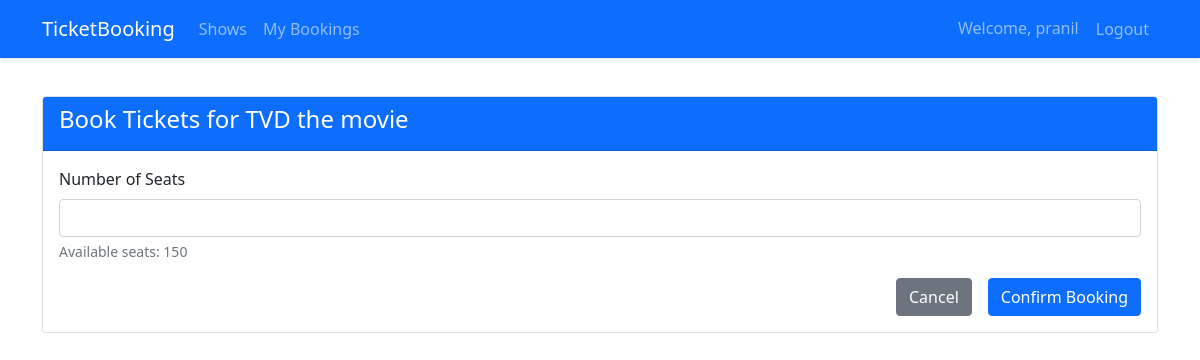
The page /shows/6/book/ (signed in) on the database its author committed.
### accounts/models.py (models this page shows, shortened)
class CustomUser(AbstractUser):
    is_admin = models.BooleanField(default=False)
    phone_number = models.CharField(max_length=15, blank=True)

### tickets/models.py (models this page shows, shortened)
class Show(models.Model):
    title = models.CharField(max_length=200)
    description = models.TextField()
    date = models.DateTimeField()
    duration = models.DurationField()
    venue = models.CharField(max_length=200)
    total_seats = models.PositiveIntegerField()
    price_per_seat = models.DecimalField(max_digits=6, decimal_places=2)
    created_at = models.DateTimeField(auto_now_add=True)
    updated_at = models.DateTimeField(auto_now=True)
    def available_seats(self):
        booked_seats = self.booking_set.aggregate(models.Sum('number_of_seats'))['number_of_seats__sum'] or 0
        return self.total_seats - booked_seats

### tickets/views.py (the view, shortened to what this page needs)
# urls.py: path('<int:pk>/book/', views.BookShowView.as_view(), name='book_show'),
class BookShowView(LoginRequiredMixin, CreateView):
    model = Booking
    fields = ['number_of_seats']
    template_name = 'tickets/book_show.html'
    def get_context_data(self, **kwargs):
        context = super().get_context_data(**kwargs)
        context['show'] = get_object_or_404(Show, pk=self.kwargs['pk'])
        return context

### tickets/templates/tickets/book_show.html (shortened to what this page needs)
{% extends 'base.html' %}
{% block content %}
<div class="card">
    <div class="card-header bg-primary text-white">
        <h4>Book Tickets for {{ show.title }}</h4>
    </div>
    <div class="card-body">
        <form method="post">
            <div class="mb-3">
                <label for="number_of_seats" class="form-label">Number of Seats</label>
                <input type="number" class="form-control" id="number_of_seats" name="number_of_seats"
                       min="1" max="{{ show.available_seats }}" required>
                <div class="form-text">Available seats: {{ show.available_seats }}</div>
            </div>
            <div class="d-grid gap-2 d-md-flex justify-content-md-end">
                <a href="{% url 'show_detail' show.pk %}" class="btn btn-secondary me-md-2">Cancel</a>
                <button type="submit" class="btn btn-primary">Confirm Booking</button>
            </div>
        </form>
    </div>
</div>
{% endblock %}

### tickets/templates/base.html (shortened to what this page needs)
<!DOCTYPE html>
{% load static %}
<html lang="en">
<head>
    <link href="https://cdn.jsdelivr.net/npm/bootstrap@5.1.3/dist/css/bootstrap.min.css" rel="stylesheet">
</head>
<body>
    <nav class="navbar navbar-expand-lg navbar-dark bg-primary fixed-top">
        <div class="container">
            <a class="navbar-brand" href="{% url 'home' %}">TicketBooking</a>
            <div class="collapse navbar-collapse">
                <ul class="navbar-nav me-auto">
                    <li class="nav-item">
                        <a class="nav-link" href="{% url 'tickets:show_list' %}">Shows</a>
                    </li>
                    {% if user.is_authenticated %}
                        <li class="nav-item">
                            <a class="nav-link" href="{% url 'tickets:booking_history' %}">My Bookings</a>
                        </li>
                    {% endif %}
                </ul>
                <ul class="navbar-nav">
                    {% if user.is_authenticated %}
                        <li class="nav-item">
                            <span class="nav-link">Welcome, {{ user.username }}</span>
                        </li>
                        <li class="nav-item">
                            <form action="{% url 'accounts:logout' %}" method="post" class="d-inline">
                                <button type="submit" class="nav-link btn btn-link">Logout</button>
                            </form>
                        </li>
                    {% endif %}
                </ul>
            </div>
        </div>
    </nav>
    <div class="container mt-4 pt-3">
        {% block content %}{% endblock %}
    </div>
</body>
</html>

### tickets/templates/base.html (style rules this page uses)
body { padding-top: 56px; }
.navbar { box-shadow: 0 2px 4px rgba(0,0,0,.1); }
.card { margin-bottom: 20px; transition: transform 0.2s; }

### rows shown on the page
CustomUser: username "pranil"
Show: title "TVD the movie", available_seats "150"
